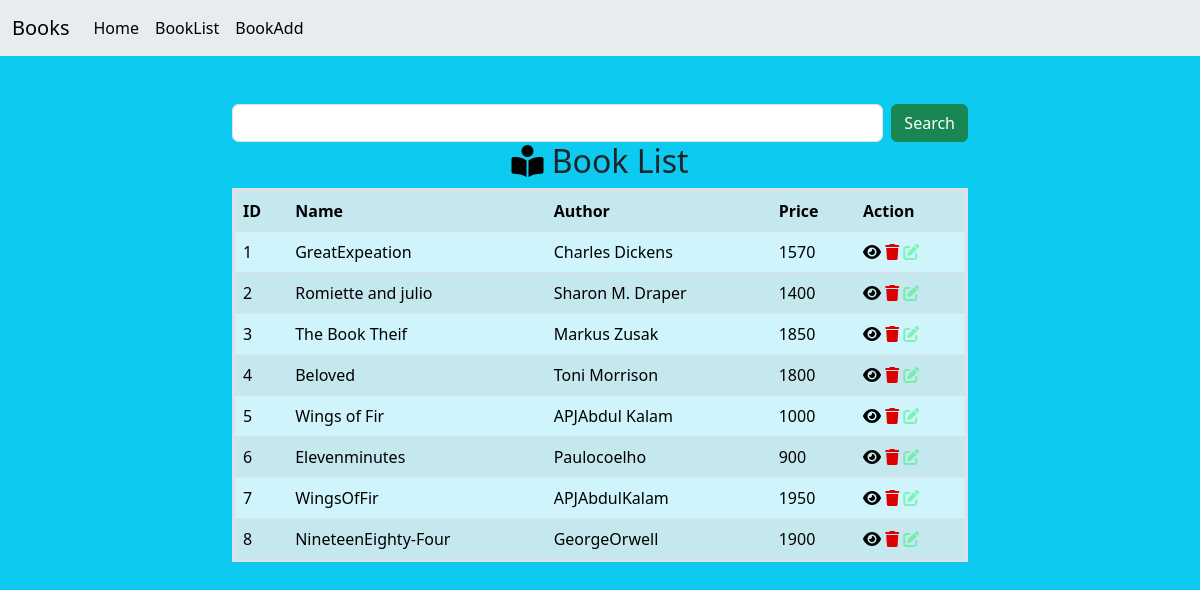
/Book/all, run on the app's committed database.
### myapp/models.py (models this page shows)
class Books(models.Model):
    name=models.CharField(max_length=200)
    author=models.CharField(max_length=200)
    price=models.PositiveIntegerField()
    def __str__(self) :
        return self.name

### myapp/views.py (the view, shortened to what this page needs)
# urls.py: path("Book/all",views.BookListView.as_view(),name="book-all"),
class BookListView(View):
    def get(self,request,*args,**kwargs):
        qs=Books.objects.all()     # use model class name
        return render(request,"Booklist.html",{"data":qs})

### myapp/templates/Booklist.html (shortened to what this page needs)
{%extends 'home.html'%}
{%block body_block%}
<div class="container mt-5">
    <div class="row">
        <div class="col-2"></div>
        <div class="col-8">
            <form action="" method="post">
               <div class="d-flex">
                 <input type="text" name="box" id="" class="form-control me-2">
                <button type="submit"class="btn btn-success ">Search</button>
               </div>
            </form>
        </div>
        <div class="col-2"></div>
    </div>
</div>
<div class="container">
    <div class="row">
        <div class="col-2"></div>
        <div class="col-8">
            <h2 class="text-center"><i class="fa-solid fa-book-open-reader" style="color: #000000;"></i>
            Book List
        </h2>
        <table class="table border border-3 table-info table-striped">
            <tr>
                <th>ID</th>
                <th>Name</th>
                <th>Author</th>
                <th>Price</th>
                <th>Action</th>
            </tr>
            {%for book in data%}
           <tr>
                <td>{{book.id}}</td>
                <td>{{book.name}}</td>
                <td>{{book.author}}</td>
                <td>{{book.price}}</td>
                <td>
                    <a href="{%url 'book-detail' book.id%}"><i class="fa-solid fa-eye" style="color: #000000;"></i></a>
                    <a href="{%url 'book-remove' book.id%}"><i class="fa-solid fa-trash" style="color: #dd0000;"></i></a>
                    <a href="{%url 'book-edit' book.id%}"><i class="fa-solid fa-pen-to-square" style="color: #05f35869;"></i></a>
                </td>
           </tr>
            {%endfor%}
        </table></div>
        <div class="col-2"></div>
    </div>
</div>
{%endblock%}

### myapp/templates/home.html (shortened to what this page needs)
<!DOCTYPE html>
<html lang="en">
<head>
    <link href="https://cdn.jsdelivr.net/npm/bootstrap@5.3.2/dist/css/bootstrap.min.css" rel="stylesheet">
    <link rel="stylesheet" href="https://cdnjs.cloudflare.com/ajax/libs/font-awesome/6.4.2/css/all.min.css" />
</head>
<body class="bg-info">
    <nav class="navbar navbar-expand-lg bg-body-secondary">
        <div class="container-fluid">
          <a class="navbar-brand" href="#">Books</a>
          <div class="collapse navbar-collapse" id="navbarNav">
            <ul class="navbar-nav">
              <li class="nav-item">
                <a class="nav-link active" href="#">Home</a>
              </li>
              <li class="nav-item">
                <a class="nav-link active" href="{%url 'book-all'%}">BookList</a>
              </li>
              <li class="nav-item">
                <a class="nav-link active" href="{%url 'book-add'%}">BookAdd</a>
              </li>
            </ul>
          </div>
        </div>
      </nav>
      {%block body_block%}
      {%endblock%}
</body>
</html>

### data on the page
Books: id "1", name "GreatExpeation", author "Charles Dickens", price "1570"
Books: id "2", name "Romiette and julio", author "Sharon M. Draper", price "1400"
Books: id "3", name "The Book Theif", author "Markus Zusak", price "1850"
Books: id "4", name "Beloved", author "Toni Morrison", price "1800"
Books: id "5", name "Wings of Fir", author "APJAbdul Kalam", price "1000"
Books: id "6", name "Elevenminutes", author "Paulocoelho", price "900"
Books: id "7", name "WingsOfFir", author "APJAbdulKalam", price "1950"
Books: id "8", name "NineteenEighty-Four", author "GeorgeOrwell", price "1900"
